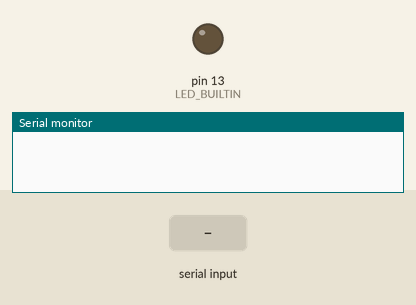
Bench run of a sketch on a simulated Arduino Uno, built with avr-gcc and run on an emulated ATmega328P. Parts: output pins drawn as LEDs (lit = HIGH), the last lines printed to the serial monitor. The test bench sets the inputs (shaded band).

Above: at 1.2 s.
1.3 s: "1\n" received over Serial
At 2.76 s:
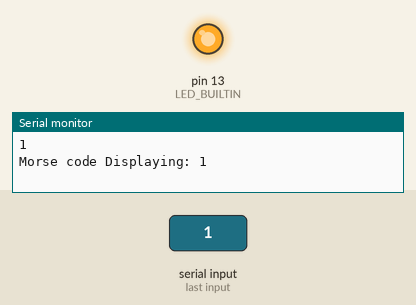
4.3 s: "0\n" received over Serial
7.3 s: "2\n" received over Serial
Timing chart, 0 to 13.3 s (numbered marks = the images above; inputs shaded):
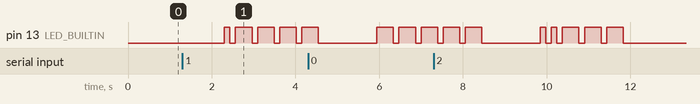

Measured:
- after the input at 1.3 s, pin 13 (LED_BUILTIN): LOW → HIGH after 1.0 s, then repeats every 0.53 s: LOW 0.13 s, HIGH 0.40 s

The sketch:

morse_01.ino
```cpp
/*
 * @brief Base .ino file to anchor morse_01.c file
 */

#include "morse_01.h"

// Here's the C version
extern "C" void morse_main(void);

#define ARRAY_LEN(x) sizeof(x)/sizeof(x[0])
#define DOT_MS 132

char buf[64] = {0};
uint8_t idx = 0;

char capitalize (char c) {
  if (c >= 'a' && c <= 'z') {
    c &= ~0x20; // make the capitalization bit equal to 0;
  }
  return c;
}

const char* morse_lookup(char c) {
  for (size_t i = 0; i < ARRAY_LEN(morse_table); i++) {
    if (morse_table[i].letter == c) {
      return morse_table[i].pattern; // return the matching pattern
    }
  }
  return NULL; // return null if no match
}

void dot(){
  digitalWrite(LED_BUILTIN, HIGH);
  delay(DOT_MS);
  digitalWrite(LED_BUILTIN, LOW);
  delay(DOT_MS);

}

void dash(){
  digitalWrite(LED_BUILTIN, HIGH);
  delay(3 * DOT_MS);
  digitalWrite(LED_BUILTIN, LOW);
  delay(DOT_MS);
}

void letter_gap(){
  digitalWrite(LED_BUILTIN, LOW);
  delay(2 * DOT_MS);
}

void word_gap(){
  digitalWrite(LED_BUILTIN, LOW);
  delay(3 * DOT_MS);
}

void flashLED(char* pattern) {
  for (int i = 0; pattern[i] != '\0'; i++) {
    char cur = pattern[i];
    char next = pattern[i+1];
    bool is_last = (next == '\0');

    if (cur == '*') {
      dot();
    } else if (cur == '-') {
      dash();
    } else {
      word_gap();
    }
    if (is_last) {
      letter_gap();
    }
  }
}

void charToMorse(char* buf) {
  // walk the array
  for (int i = 0; buf[i] != '\0'; i++) {
    buf[i] = capitalize(buf[i]); // capitalize lower case letters
    // Change char to morse string
    const char *pattern = morse_lookup(buf[i]);

    if (pattern) {
      flashLED(pattern);
    }
  }
}

void setup() {
  // C version when ready
  // morse_main();

  Serial.begin(9600);
  pinMode(LED_BUILTIN, OUTPUT);
}

void loop() {
  if (Serial.available()){
    char c = Serial.read();
    Serial.write(c); // echo

    // when enter key is pressed
    if (c == '\r' || c == '\n') {
      buf[idx] = '\0';        // add null terminator
      Serial.write("\r\n");   // newline

      Serial.print("Morse code Displaying: ");
      Serial.println(buf);
      delay(1000); // pause to avoid TX RX flashes
      charToMorse(buf);

      idx = 0;                // buffer index set to [0] for next string
    } else if (idx < ARRAY_LEN(buf) - 1) {
      buf[idx++] = c; // add char to buffer
    }
  }
}
```

morse_01.c
```cpp
/*
 * @brief Display serial input as Morse on an LED
 * @name Adam Baumgartner
 * @date 2/1/2026
 */

#define F_CPU 16000000UL // 16 MHz crystal on Arduino Mega

#include <avr/io.h>
#include <util/delay.h>

#define ARRAY_LEN(x) (sizeof(x) / sizeof(x[0]))

int morse_main(void) {

  // set PB7 (pin 13 LED) as an output
  DDRB |= (1 <<DDB7);

  // configure morse map

  while (1) {


  }

  return 0;
}
```

morse_01.h
```cpp
#ifndef MORSE_01_H
#define MORSE_01_H

#define MAX_LEN 6
typedef struct {
  char letter;
  char pattern[MAX_LEN];
} MorseMap;

static const MorseMap morse_table[] {
  {'A', "*-"},
  {'B', "---*"},
  {'C', "-*-*"},
  {'D', "-**"},
  {'E', "*"},
  {'F', "**-*"},
  {'G', "--*"},
  {'H', "****"},
  {'I', "**"},
  {'J', "*---"},
  {'K', "-*-"},
  {'L', "*-**"},
  {'M', "--"},
  {'N', "-*"},
  {'O', "---"},
  {'P', "*--*"},
  {'Q', "--*-"},
  {'R', "*-*"},
  {'S', "***"},
  {'T', "-"},
  {'U', "**-"},
  {'V', "***-"},
  {'W', "*--"},
  {'X', "-**-"},
  {'Y', "-*--"},
  {'Z', "--**"},
  {'1', "*----"},
  {'2', "**---"},
  {'3', "***--"},
  {'4', "****-"},
  {'5', "*****"},
  {'6', "-****"},
  {'7', "--***"},
  {'8', "---**"},
  {'9', "----*"},
  {'0', "-----"},
  {' ', " "}
};


#endif MORSE_01_H
```
